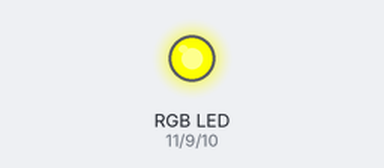
Bench run of a sketch on a simulated Arduino Uno, built with avr-gcc and run on an emulated ATmega328P. Shown: an RGB LED mixed from three pins (HIGH = lit). Dim RGB values are drawn brighter than linear; what the sketch prints to the serial monitor is not drawn.

Above: at 0.05 s.
At 2.3 s:
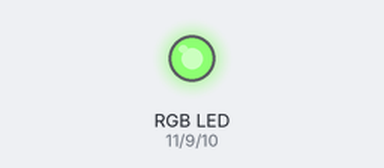
At 4.6 s:
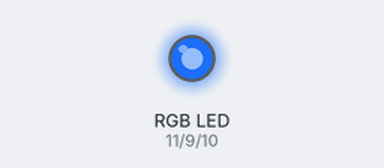
At 6.9 s:
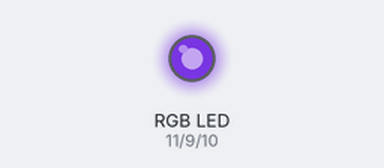
At 9.2 s:
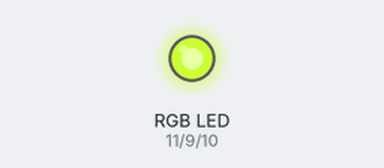
Timing chart, 0 to 13.3 s (numbered marks = the images above):
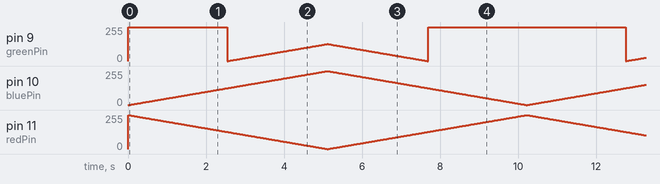

The sketch:

rgb_led.ino
```cpp
byte redPin = 11;
byte bluePin = 10;
byte greenPin = 9;

byte _delay = 20;
int val;

void setup()
{

  pinMode(redPin, OUTPUT);
  pinMode(bluePin, OUTPUT);
  pinMode(greenPin, OUTPUT);

  Serial.begin(9600);

}

void loop()
{

  for(val=255; val>0; val--)
  {
    analogWrite(redPin, val);
    analogWrite(10, 255-val);
    analogWrite(9, 128-val);
    delay(_delay);
  }

  for(val=0; val<255; val++)
  {
    analogWrite(redPin, val);
    analogWrite(10, 255-val);
    analogWrite(9, 128-val);
    delay(_delay);
  }

  Serial.println(val, DEC);
}
```
